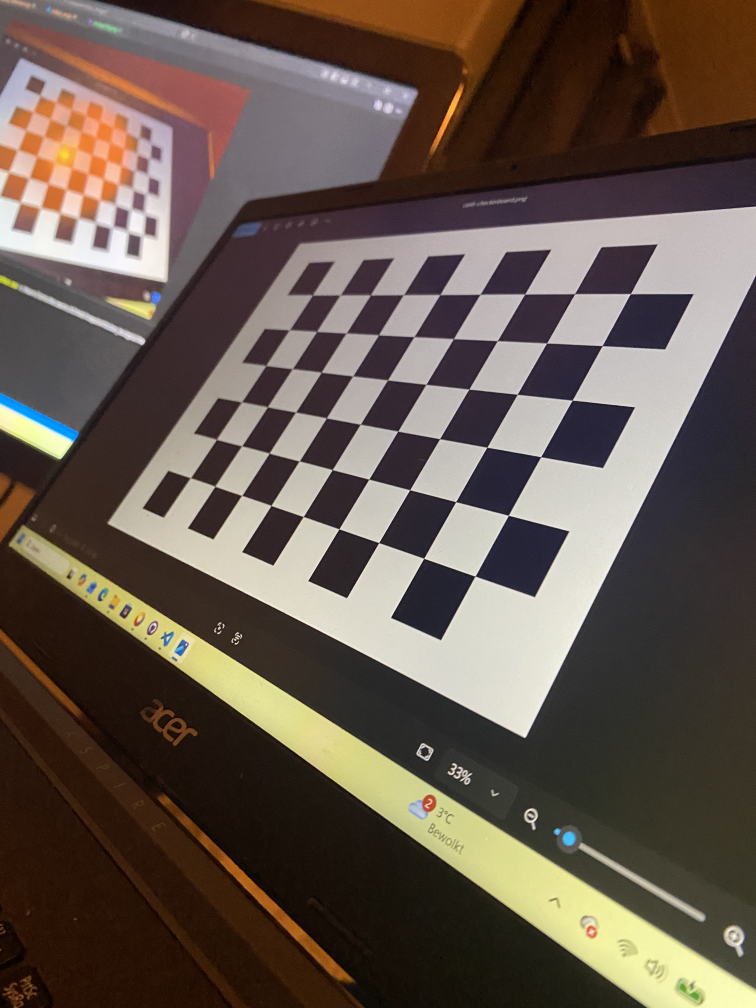
#> input picture image38.jpeg, 3024 x 4032 px (shown at 1/4 size); its folder holds 5 pictures in this run
$ python main.py
#> lines starting #> are read from the running program, lines starting #| are printed output that depends on the picture; after the words box and inside, x2 and y2 are one past the last pixel; in counts of white or black regions, pixels touching at a corner belong together
### online_ar.py
import cv2
import numpy as np
import glob

IMAGE_PATH = "*.jpeg"
SHOW_IMAGES = True


SQUARE_SIZE = 0.018

def estimate_pose(objpoints, imgpoints, K, d):
    """
    Estimates camera pose using solvePnP.
    """
    _, rvec, tvec = cv2.solvePnP(objpoints, imgpoints, K, d)
    return rvec, tvec


def project(points, rvec, tvec, K, d):
    """
    Projects 3D points to image coordinates.
    """
    imgpts, _ = cv2.projectPoints(points, rvec, tvec, K, d)
    return imgpts.reshape(-1, 2)


def compute_distance(point_3d, rvec, tvec):
    """
    Computes distance from a 3D point to the camera.
    """
    R, _ = cv2.Rodrigues(rvec)
    cam_pt = R @ point_3d.reshape(3, 1) + tvec
    return np.linalg.norm(cam_pt)


def compute_orientation(rvec):
    """
    Computes orientation angle between top plane and camera view direction.
    """
    R, _ = cv2.Rodrigues(rvec)
    normal = R @ np.array([0, 0, 1])
    cos_angle = normal[2] / np.linalg.norm(normal)
    return np.degrees(np.arccos(np.clip(cos_angle, -1, 1)))


def hsv_color(distance, angle):
    """
    Computes HSV color based on distance and orientation rules.
    """
    v = int(np.clip(255 * (1 - distance / 4.0), 0, 255))
    h = int(np.clip(179 * (1 - angle / 45.0), 0, 255))
    hsv = np.uint8([[[h, 255, v]]])
    bgr = cv2.cvtColor(hsv, cv2.COLOR_HSV2BGR)[0][0]
    color = (int(bgr[0]), int(bgr[1]), int(bgr[2]))  # convert to plain Python ints
    return color

def order_quad(pts):
    """
    Orders 4 points in TL, TR, BR, BL order.
    """
    pts = np.array(pts, dtype=np.float32)
    s = pts.sum(axis=1)
    d = np.diff(pts, axis=1).reshape(-1)
    tl = pts[np.argmin(s)]
    br = pts[np.argmax(s)]
    tr = pts[np.argmin(d)]
    bl = pts[np.argmax(d)]
    return np.array([tl, tr, br, bl], dtype=np.float32)

def warp_text_onto_quad(image, quad_pts, text):
    """
    Warps text onto a quad defined by quad_pts.
    """

    quad = order_quad(quad_pts)

    W, H = 420, 160

    # 1Create white canvas
    canvas = np.ones((H, W, 3), dtype=np.uint8) * 255

    # Draw BLACK text
    font = cv2.FONT_HERSHEY_SIMPLEX
    font_scale = 2.0
    thickness = 7

    (tw, th), _ = cv2.getTextSize(text, font, font_scale, thickness)
    x = (W - tw) // 2
    y = (H + th) // 2

    cv2.putText(canvas, text, (x, y),
                font, font_scale, (0, 0, 0),
                thickness, cv2.LINE_AA)

    # Create mask where text exists (black pixels)
    gray = cv2.cvtColor(canvas, cv2.COLOR_BGR2GRAY)
    text_mask = gray < 245   # detect dark pixels (the black text)

    # 4) Warp canvas and mask
    src = np.float32([[0, 0], [W - 1, 0], [W - 1, H - 1], [0, H - 1]])
    Hmat = cv2.getPerspectiveTransform(src, quad)

    warped_canvas = cv2.warpPerspective(canvas, Hmat,
                                        (image.shape[1], image.shape[0]))
    warped_mask = cv2.warpPerspective(text_mask.astype(np.uint8) * 255,
                                      Hmat,
                                      (image.shape[1], image.shape[0])) > 0

    # Overlay only the TEXT pixels (black text)
    image[warped_mask] = warped_canvas[warped_mask]

def quad_area(quad_pts):
    q = order_quad(quad_pts).astype(np.float32)
    return abs(cv2.contourArea(q))

def draw_cube_and_axes(image, rvec, tvec, K, d):
    """
    Draws 3D axes, cube, colored top plane, and distance annotation.
    """
    s = SQUARE_SIZE
    axes = np.float32([[0,0,0],[3*s,0,0],[0,3*s,0],[0,0,-3*s]])

    cube = np.float32([
        [0,0,0], [2*s,0,0], [2*s,2*s,0], [0,2*s,0],          # face A (z = 0)
        [0,0,-2*s], [2*s,0,-2*s], [2*s,2*s,-2*s], [0,2*s,-2*s]  # face B (z = -2s)
    ])

    img_axes = project(axes, rvec, tvec, K, d)
    img_cube = project(cube, rvec, tvec, K, d)

    pts = img_cube.astype(int)

    # Draw face A edges (indices 0..3)
    for i in range(4):
        cv2.line(image, tuple(pts[i]), tuple(pts[(i + 1) % 4]), (0, 0, 0), 2)

    # Draw face B edges (indices 4..7)
    for i in range(4, 8):
        cv2.line(image, tuple(pts[i]), tuple(pts[4 + (i + 1 - 4) % 4]), (0, 0, 0), 2)

    # Draw vertical edges
    for i in range(4):
        cv2.line(image, tuple(pts[i]), tuple(pts[i + 4]), (0, 0, 0), 2)

    # Draw axes
    o = tuple(img_axes[0].astype(int))
    cv2.line(image, o, tuple(img_axes[1].astype(int)), (0, 0, 255), 3)
    cv2.line(image, o, tuple(img_axes[2].astype(int)), (0, 255, 0), 3)
    cv2.line(image, o, tuple(img_axes[3].astype(int)), (255, 0, 0), 3)

    top = pts[4:8]
    center_3d = np.mean(cube[4:8], axis=0)
    center_2d = np.mean(top, axis=0).astype(int)

    dist = compute_distance(center_3d, rvec, tvec)
    ang = compute_orientation(rvec)
    color = hsv_color(dist, ang)

    # Fill the chosen face
    cv2.fillConvexPoly(image, top, color)

    # Re-draw edges
    for i in range(4, 8):
        cv2.line(image, tuple(pts[i]), tuple(pts[4 + (i + 1 - 4) % 4]), (0, 0, 0), 2)

    # Dot at center
    cv2.circle(image, tuple(center_2d), 6, (0, 0, 0), -1)


    text = f"{dist:.2f}m"
    if quad_area(top) > 1500:
        warp_text_onto_quad(image, top, text)
    else:
        # fallback: always visible text
        cv2.putText(image, text, (center_2d[0] -70, center_2d[1] -20),
                    cv2.FONT_HERSHEY_SIMPLEX, 1.5, (0,0,0), 3, cv2.LINE_AA)

    return image


# [53 lines that do not run on import are left out]

# [33 lines of commented-out code are left out]

### offline_calibration.py
import cv2
import numpy as np
import glob
import re

# inner corners (cols, rows)
CHECKERBOARD_SIZE = (9, 6)
# real world scale
SQUARE_SIZE = 0.018

# to store the points you click with the mouse (for manual corner selection)
clicked_points = []


def create_object_points():
    """
    Creates 3D object points for the checkerboard in world coordinates.
    """
    objp = np.zeros((CHECKERBOARD_SIZE[0] * CHECKERBOARD_SIZE[1], 3), np.float32)
    objp[:, :2] = np.mgrid[0:CHECKERBOARD_SIZE[0],
                           0:CHECKERBOARD_SIZE[1]].T.reshape(-1, 2)
    objp *= SQUARE_SIZE
    return objp


# [154 lines left out: functions mouse_callback, get_manual_corners, interpolate_corners, get_image_corners, calibrate_camera, run_offline_calibration, not called in this run]


def main():
    run_offline_calibration()


# [2 lines that do not run on import are left out]

### main.py
import cv2
import numpy as np
from offline_calibration import run_offline_calibration, create_object_points
from online_ar import estimate_pose, draw_cube_and_axes

CHECKERBOARD_SIZE = (9, 6)

def main():
    """
    Main entry point for offline calibration and online AR visualization.
    """

    # Load calibration results
    data = np.load("calibration_results.npz", allow_pickle=True)
#> (reads calibration_results.npz from the repository)

    # Load test image (must be automatically detected)
    test_img = cv2.imread("image38.jpeg")
#> test_img is the input picture: shape (4032, 3024, 3); mean B, G, R 77.2, 86.8, 99.9
    if test_img is None:
        raise IOError("Could not load test image")

    gray = cv2.cvtColor(test_img, cv2.COLOR_BGR2GRAY)
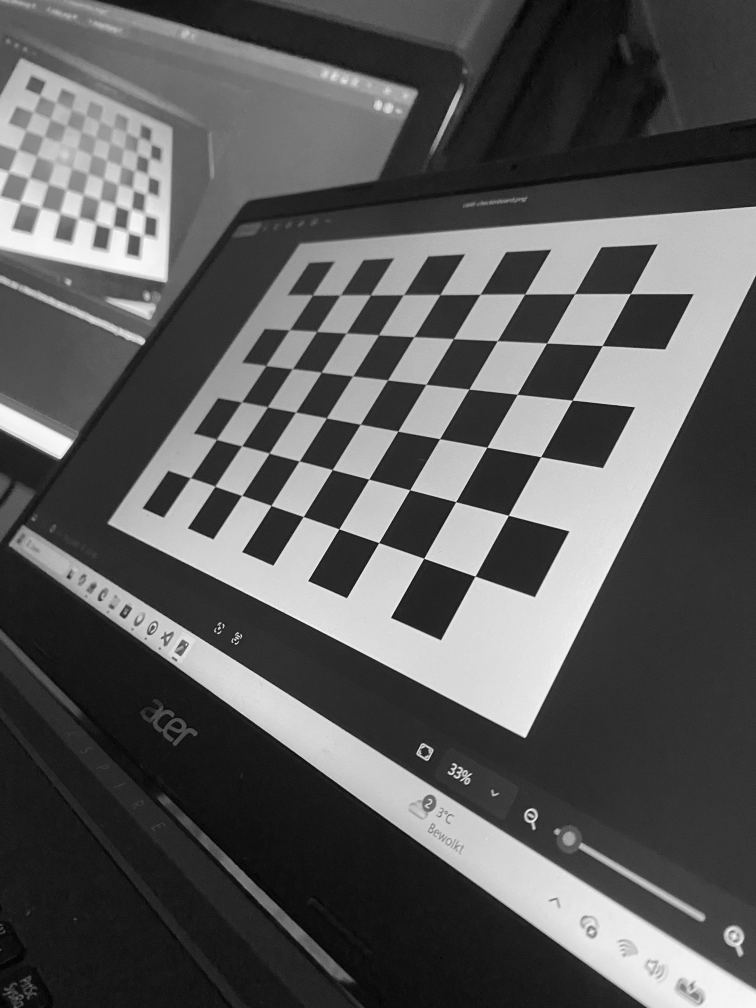
#> gray: shape (4032, 3024) (shown at 1/4 size); min 0, max 255, mean 89.6
    found, corners = cv2.findChessboardCorners(gray, CHECKERBOARD_SIZE)
#> found = True; corners = 54 rows, first 8: [1252, 1181.5], [1362.5, 1181.5], [1483.7, 1181.3], [1615, 1180.5], [1761, 1180], [1922, 1178.5], [2099.5, 1178], [2300, 1176.5]

    if not found:
        raise RuntimeError("Chessboard corners NOT found in test image")

    corners = corners.reshape(-1, 2)
#> corners = 54 pairs, first value 763 to 2522.9, second value 1174.7 to 2305.8
    objp = create_object_points()

    # Loop over the 3 runs
    for i in [1, 2, 3]:
        K = data[f"cameraMatrix_run{i}"]
        d = data[f"distCoeffs_run{i}"]

        rvec, tvec = estimate_pose(objp, corners, K, d)
        out = draw_cube_and_axes(test_img.copy(), rvec, tvec, K, d)

        filename = f"run{i}_test_cube.png"
        cv2.imwrite(filename, out)
        print(f"Saved {filename}")

        window_name = f"Run {i}"
        cv2.namedWindow(window_name, cv2.WINDOW_NORMAL)
        cv2.resizeWindow(window_name, 800, 600)
        cv2.imshow(window_name, out)
#> this loop made 3 passes
#> (o in draw_cube_and_axes, center_2d in draw_cube_and_axes, dist in draw_cube_and_axes) on passes 1 to 3: ((1255, 1165), [1073, 964], 0.317), ((1245, 1111), [591, 1191], 3.42), ((1253, 1182), [1020, 1059], 0.288)
#> pass 1, in warp_text_onto_quad, `warped_canvas = cv2.warpPerspective(canvas, Hmat, (image.shape[1], ima..`:
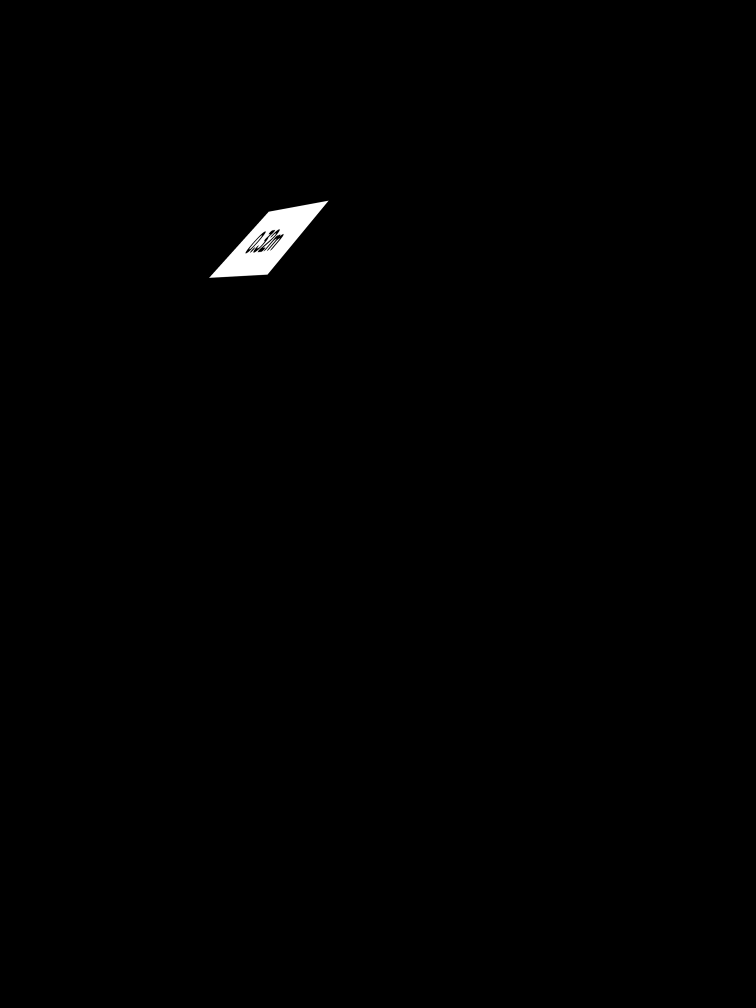
#> warped_canvas: shape (4032, 3024, 3) (shown at 1/4 size); min 0, max 255, mean 1.2
#> pass 1, in warp_text_onto_quad, `warped_mask = cv2.warpPerspective(text_mask.astype(np.uint8) * 255, Hm..`:
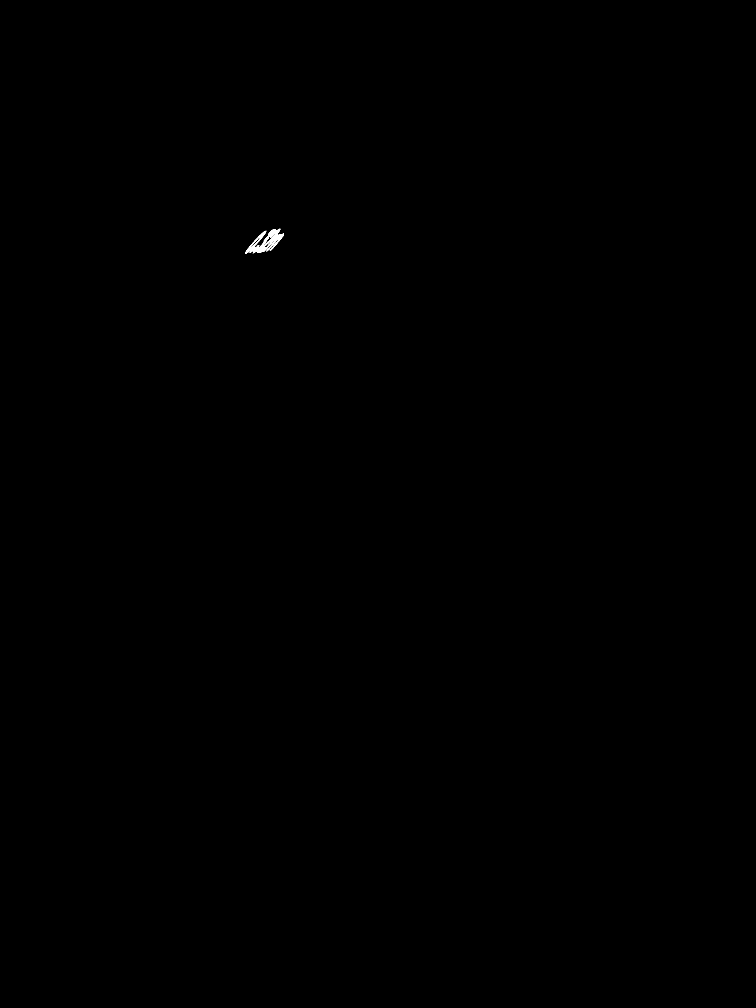
#> warped_mask: shape (4032, 3024) bool (shown at 1/4 size); 0.04% white; 3 white regions, box (x1, y1, x2, y2) and area: (1011, 915, 1136, 1013) 3653, (980, 923, 1065, 1016) 1101, (999, 988, 1022, 1012) 143

    cv2.waitKey(0)
    cv2.destroyAllWindows()


if __name__ == "__main__":
    main()
